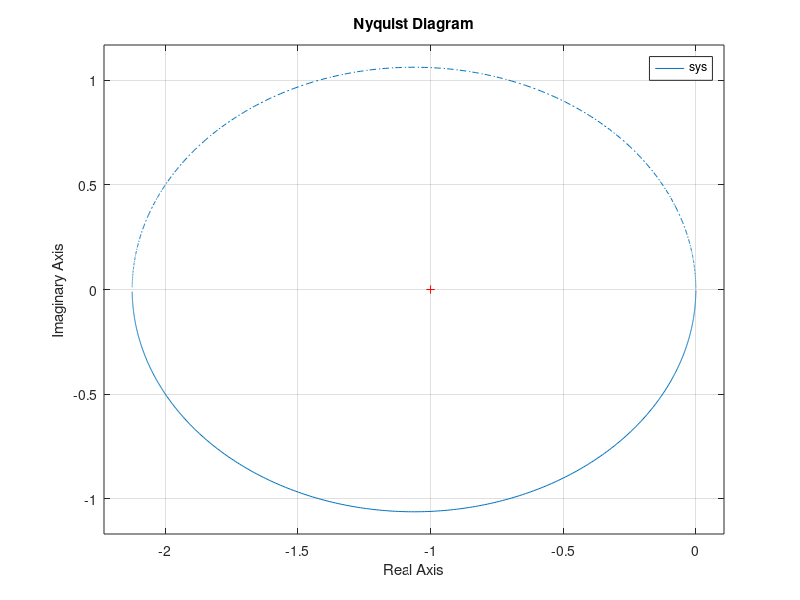

Here is the MATLAB script that generated this plot:
clear all;
close all;
K = 4.25;

sys = tf(K, [1 -2]);
nyquist(sys);

[gm, pm, wgm, wpm] = margin(sys);

disp(['Gain margin is: ', num2str(wgm)]);
disp(['Phase margin is: ', num2str(wpm)]);